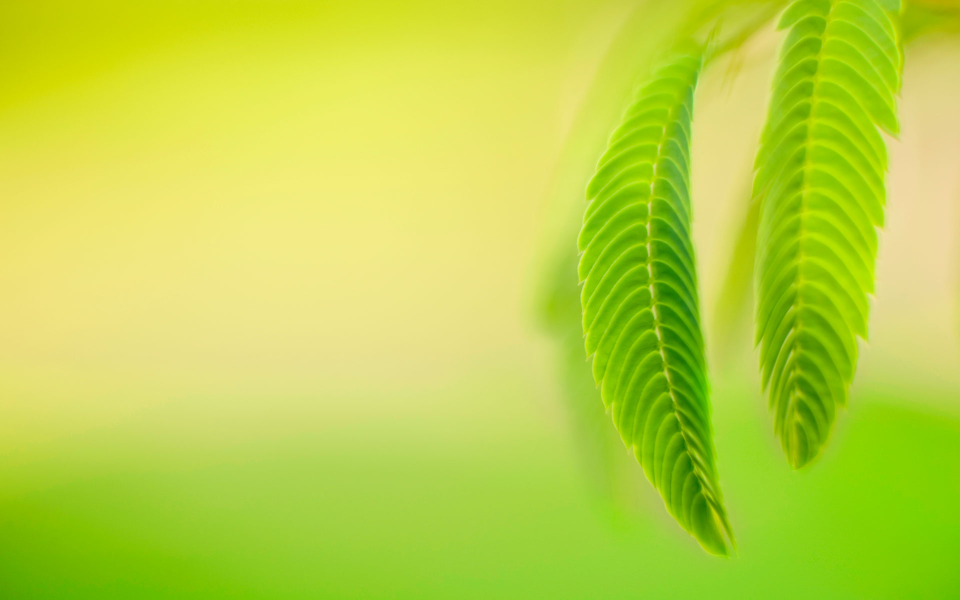
#> input picture python/图像处理/img1.jpg, 1920 x 1200 px (shown at 1/2 size)
$ python '图像处理.py'
#> lines starting #> are read from the running program, lines starting #| are printed output that depends on the picture
from PIL import Image,ImageFilter,ImageChops,ImageEnhance#导入Image模块
img1=Image.open('img1.jpg')#打开图片
#> img1 is the input picture: PIL image 1920x1200 RGB; mean R, G, B 187.7, 212.9, 68.9
img1.show()#显示图片
print('图片的格式',img1.format,'\n大小',img1.size,'\n宽度',img1.width,'高度',img1.height,'\n获取(100,100)处RGB值',img1.getpixel((100,100)))#查看图片信息
#| 图片的格式 JPEG
#| 大小 (1920, 1200)
#| 宽度 1920 高度 1200
#| 获取(100,100)处RGB值 (199, 209, 0)
#=======================================================================================
img2=Image.new('RGB',img1.size,'blue')#创建RGB模式蓝色图片,大小和img1一样
Image.blend(img1,img2,alpha=0.5).show()#透明度混合
img3=Image.open('img3.jpg').resize(img1.size)#重设img3大小,和img1一样
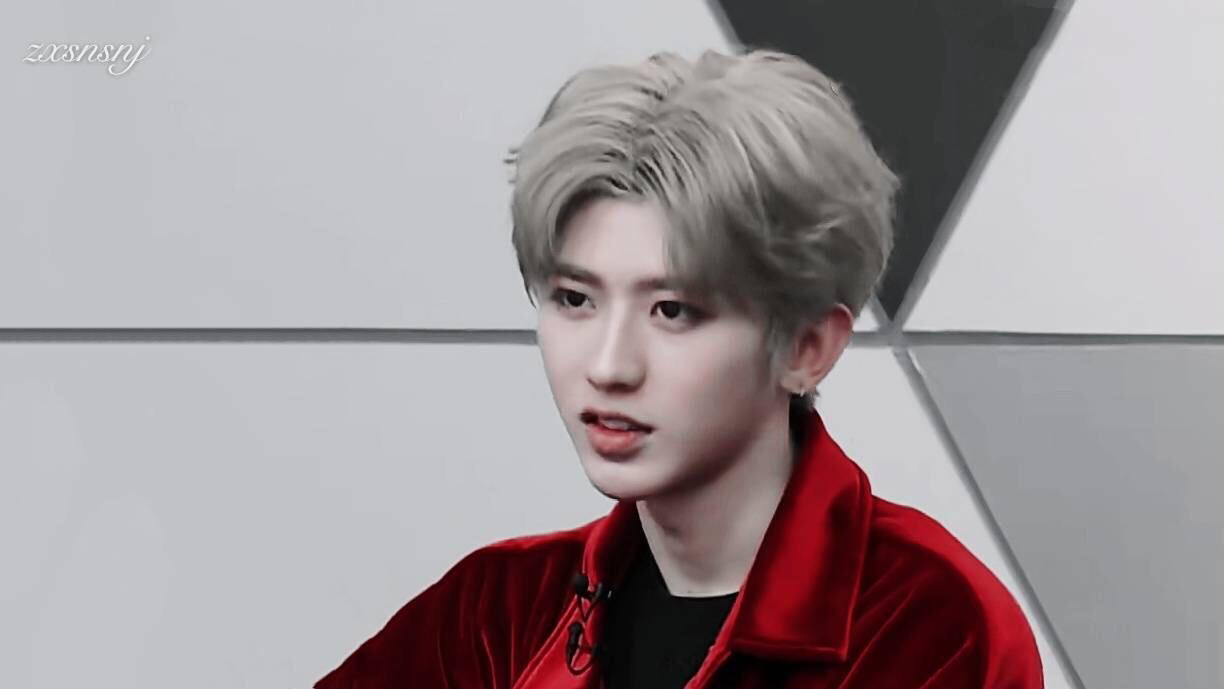
#> input picture python/图像处理/img3.jpg, 1224 x 689 px
r,g,b=img3.split()#按RGB三个通道切割
Image.composite(img1,img3,b).show()#使用b通道对img1遮罩
#=======================================================================================
Image.eval(img1,lambda x:x*2).show()#每个像素扩大2倍,使用匿名函数,将img1中每个像素传给x,x*2返回
img4=img1.copy()#复制图像
img4.thumbnail((920,200))#按尺寸进行缩放
img4.show()
img3_crop=img3.crop((50,50,200,200))#剪切矩形区域
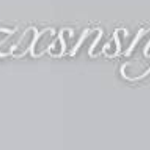
#> img3_crop: PIL image 150x150 RGB; mean R, G, B 193.4, 194.4, 198.1
img4.paste(img3_crop,(30,30))#粘贴到指定位置
img4.show()
#=======================================================================================
img1.rotate(30).show()#旋转图像
img1.transpose(Image.FLIP_LEFT_RIGHT).show()#左右镜像反转
img1.transpose(Image.ROTATE_90).show()#90°旋转
img1.transpose(Image.TRANSPOSE).show()#转置
r1,g1,b1=img2.split()#按照RGB通道分离图像
#> r1: PIL image 1920x1200 L; every value is 0
#> b1: PIL image 1920x1200 L; every value is 255
r2,g2,b2=img3.split()
Image.merge('RGB',[r1,g2,b2]).show()#按照RGB通道合并图像
#=======================================================================================
img_output=Image.new('RGB',(2*img3.width,img3.height))#创建一个2倍img3宽的画布
#> img_output: PIL image 3840x1200 RGB; every value is 0
img_output.paste(img3,(0,0))#将img3粘贴在左上角
img_filter1=img3.filter(ImageFilter.GaussianBlur)#高斯滤镜
img_filter2=img3.filter(ImageFilter.CONTOUR)#轮廓滤镜
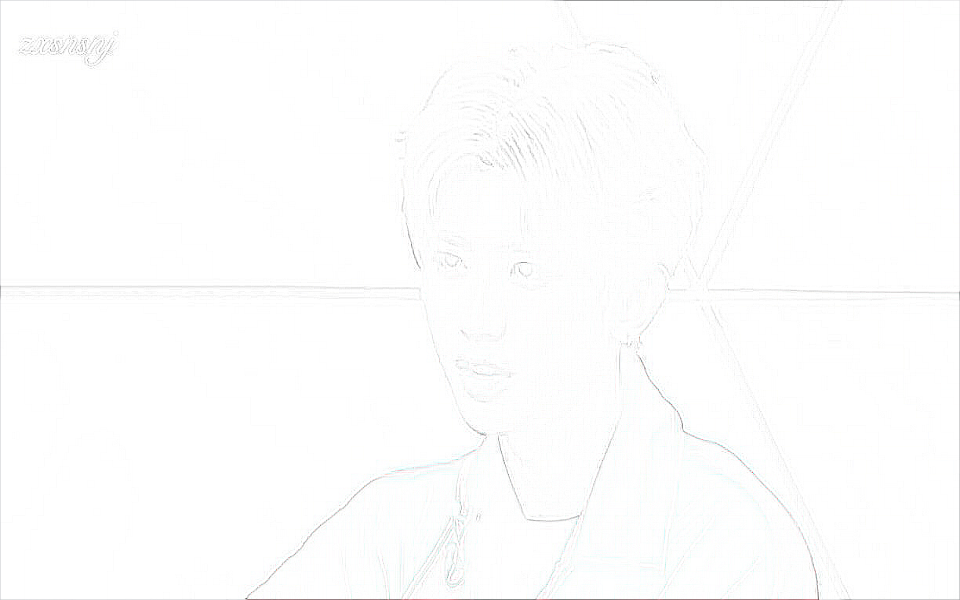
#> img_filter2: PIL image 1920x1200 RGB (shown at 1/2 size); mean R, G, B 253.4, 253.5, 253.5
img_filter3=img3.filter(ImageFilter.EMBOSS)#浮雕滤镜
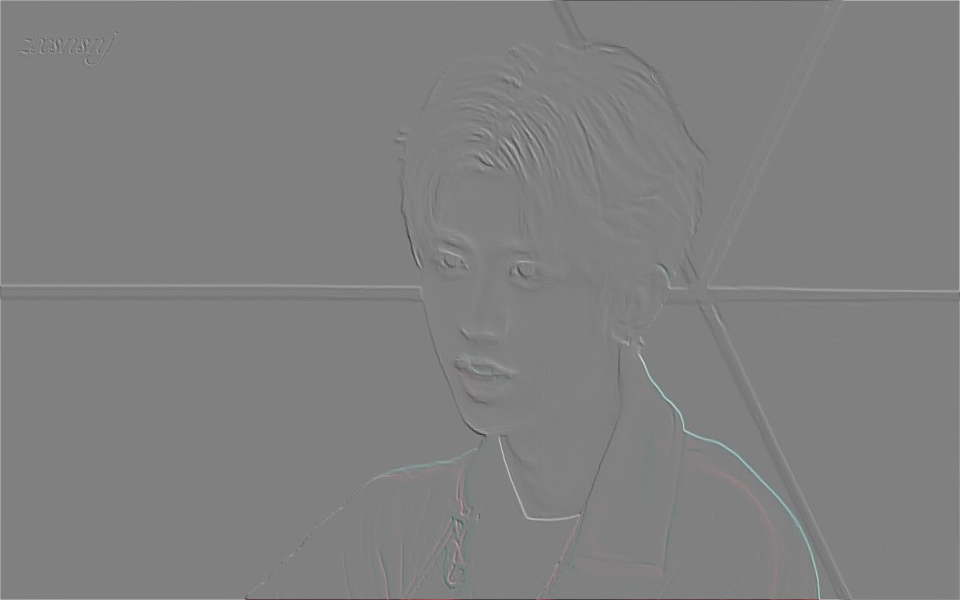
#> img_filter3: PIL image 1920x1200 RGB (shown at 1/2 size); mean R, G, B 128.1, 128.1, 128.1
filters=[]#创建列表
filters.append(img_filter1)
filters.append(img_filter2)
filters.append(img_filter3)
for img_filter in filters:#循环比对三种滤镜
    img_output.paste(img_filter,(img3.width,0))#将带滤镜的图像放在右侧方便对比
    img_output.show()
#> this loop made 3 passes
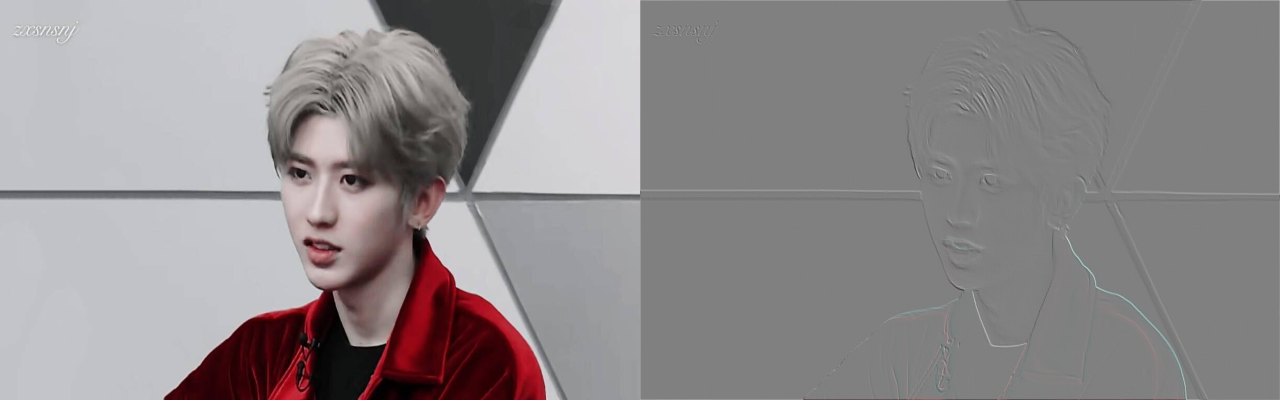
#> img_output: PIL image 3840x1200 RGB (shown at 1/3 size); mean R, G, B 143.5, 138.8, 140.4
#=======================================================================================
ImageChops.add(img1,img3).show()#对两张图片进行算数加法
ImageChops.darker(img1,img3).show()#取两张图片中对应像素的较小值
ImageChops.multiply(img1,img3).show()#两张图片互相叠加
ImageChops.screen(img1,img3).show()#投影
ImageChops.invert(img1).show()#反色函数,底片效果
ImageChops.difference(img1,img3).show()#比较差异
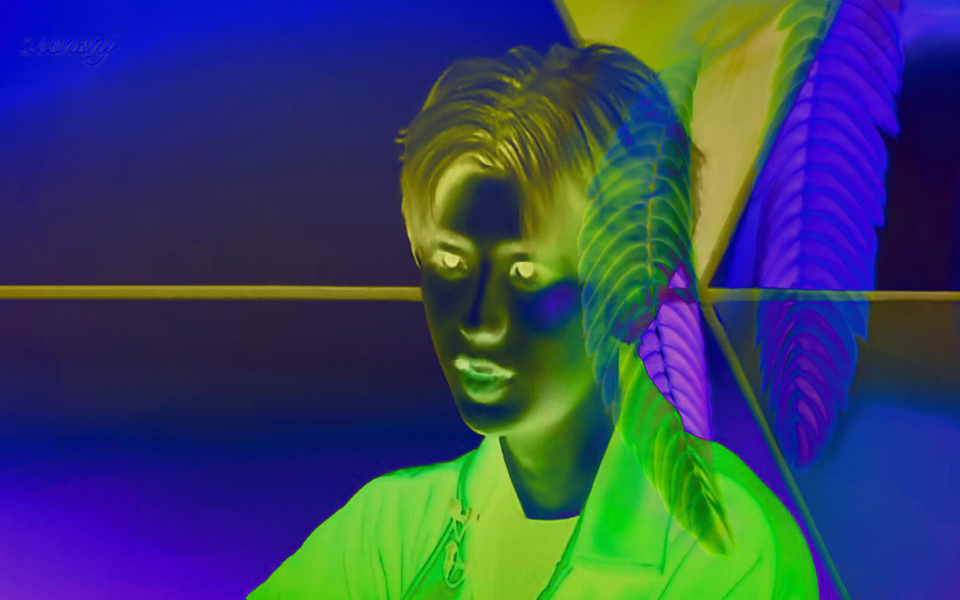
#> shown: PIL image 1920x1200 RGB (shown at 1/2 size); mean R, G, B 53, 66.6, 97.7
#=======================================================================================
img_output=Image.new('RGB',(3*img3.width,img3.height))#创建一个3倍img3宽的画布
#> img_output: PIL image 5760x1200 RGB; every value is 0
img_output.paste(ImageEnhance.Color(img3).enhance(2),(0,0))#获取色彩调整器,色彩增强2倍,将图片粘贴在左上角
img_output.paste(ImageEnhance.Brightness(img3).enhance(0.3),(img3.width,0))#获取亮度调整器,亮度减弱0.3倍,将图片放在右侧方便对比
img_output.paste(img3.point(lambda i:i*1.5),(2*img3.width,0))#对像素点进行1.5倍运算
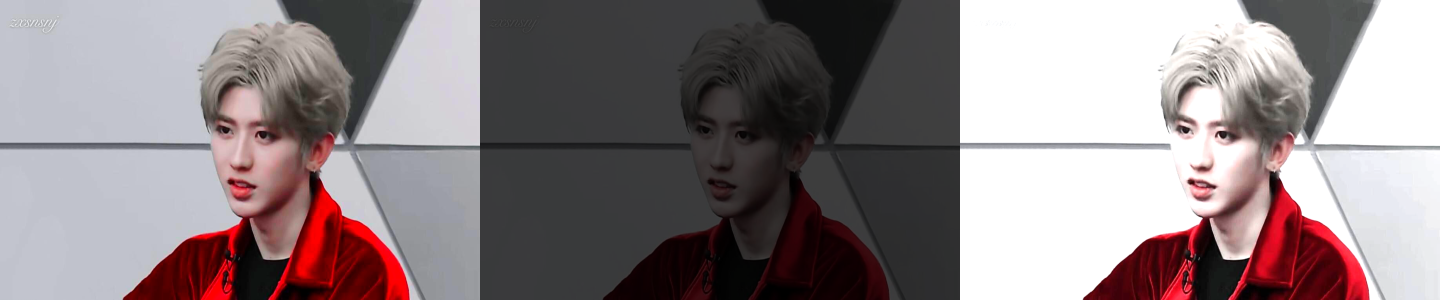
#> img_output: PIL image 5760x1200 RGB (shown at 1/4 size); mean R, G, B 142.2, 131, 133.4
img_output.show()
